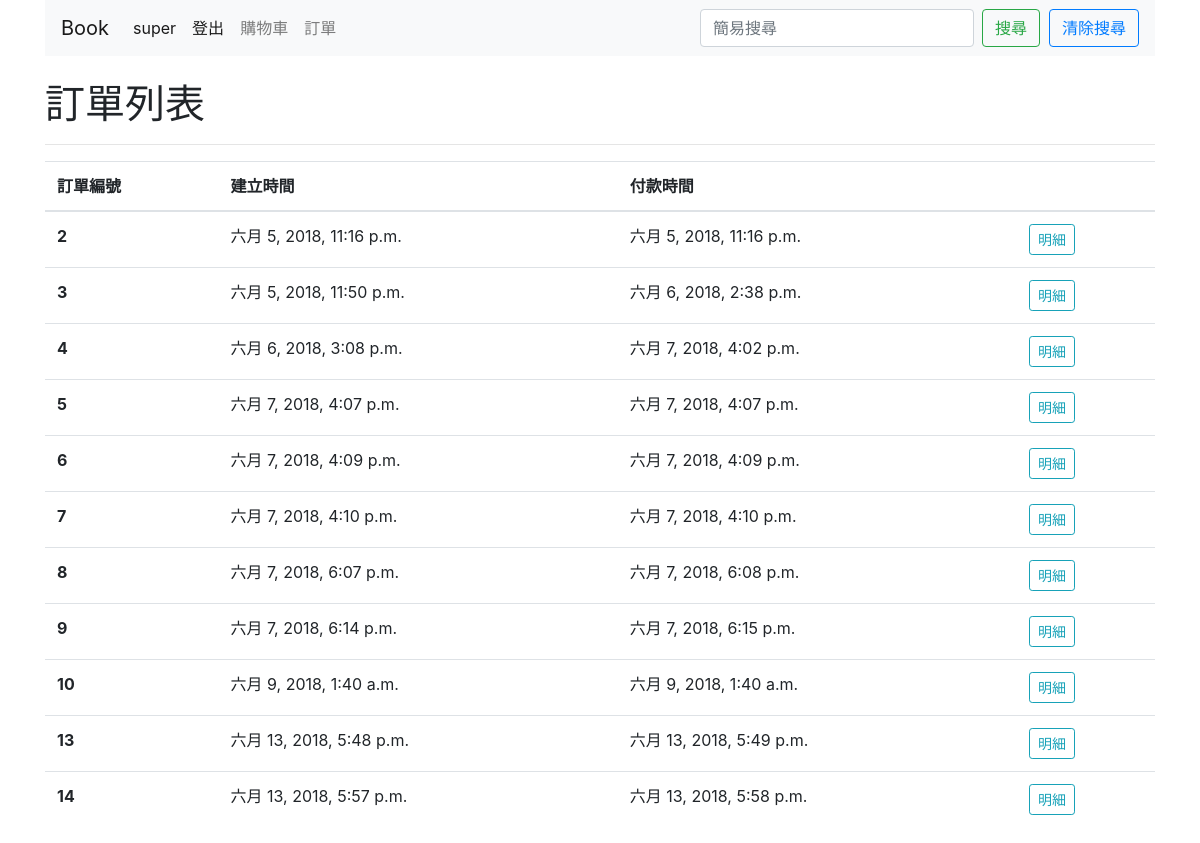
Screenshot of /orders/ (signed in) with the database file from the repository.
### orders/models.py (models this page shows, shortened)
class Order(models.Model):
    buyer = models.ForeignKey(User, on_delete=models.PROTECT, verbose_name='使用者')
    buy_time = models.DateTimeField('建立時間', auto_now_add=True)
    paid_time = models.DateTimeField('購買時間', auto_now_add=True)
    paid = models.BooleanField('付款', default=False)
    ship = models.BooleanField('出貨', default=False)
    class Meta:
        verbose_name = '訂單明細'
        verbose_name_plural = '訂單明細'

### orders/views.py (the view)
# urls.py: path('', views.index, name='index'),
@login_required
def index(request):
    orders = Order.objects.filter(buyer=request.user, paid=True)
    return render(request, 'orders/index.html', {'orders': orders})

### templates/orders/index.html
{% extends 'layout_order.html' %}
{% block body %}
  <div class="row">
    <div class="col">
      <h1>訂單列表</h1>
      <hr>
      <table class="table table-hover">
        <thead>
          <tr>
            <th scope="col">訂單編號</th>
            <th scope="col">建立時間</th>
            <th scope="col">付款時間</th>
            <th scope="col"></th>
          </tr>
        </thead>
        <tbody>
          {% for order in orders %}
            <tr>
              <th scope="row">{{ order.id }}</th>
              <td>{{ order.buy_time }}</td>
              <td>{{ order.paid_time }}</td>
              <td>
                <a href="{% url 'orders:show' order.id %}" class="btn btn-sm btn-outline-info">明細</a>
              </td>
            </tr>
          {% empty %}
            <tr>
              <td colspan="4" class="text-center">沒有任何訂單，<a href="{% url 'books:index' %}">逛一逛</a>吧～</td>
            </tr>
          {% endfor %}
        </tbody>
      </table>
    </div>
  </div>
{% endblock %}

### templates/layout_order.html (shortened to what this page needs)
<!DOCTYPE html>
<html lang="en">
<head>
    {% load bootstrap4 %}
    {% bootstrap_css %}
</head>
<body>
    <div class="container">
	    <div class="row">
		    <div class="col-md-12">
                    <nav class="navbar navbar-expand-lg navbar-light bg-light">
                        <a class="navbar-brand" href="{% url 'books:index' %}">Book</a>
                        <div class="collapse navbar-collapse" id="navbarSupportedContent">
                            <ul class="navbar-nav mr-auto">
                                {% if request.user.is_authenticated %}
                                    <li class="nav-item active">
                                        <a href="{% url 'edit' %}" class="nav-link">{{user}}<span class="sr-only">(current)</span></a>
                                    </li>
                                    <li class="nav-item active">
                                        <a class="nav-link" href="{% url 'logout' %}">登出<span class="sr-only">(current)</span></a>
                                {% else %}
                                    <li class="nav-item active"></li>
                                        <a class="nav-link" href="{% url 'login' %}">登入<span class="sr-only">(current)</span></a>
                                {% endif %}
                                </li>
                                    <li class="nav-item">
                                        <a class="nav-link" href="{% url 'orders:shopcars' %}">購物車</a>
                                    </li>
                                    <li class="nav-item">
                                        <a class="nav-link" href="{% url 'orders:index' %}">訂單</a>
                                </li>
                          </ul>
                          <form class="form-inline my-2 my-lg-0" action="{% url 'books:index' %}">
                            <input class="form-control mr-sm-2" type="search" placeholder="簡易搜尋" aria-label="Search" name='title'>
                            <button class="btn btn-outline-success my-2 my-sm-0" type="submit">搜尋</button>
                          </form>
                          <a class="btn btn-outline-primary" href="{% url 'books:index' %}" role="button">清除搜尋</a>
                        </div>
                    </nav>
                <br>
			    <div class="row">
				    <div class="col-md-12">
                        {% block body %}{% endblock %}
				    </div>
                </div>
            </div>
	    </div>
    </div>
</body>
</html>

### rows the page displays
Order: id "2", buy_time "六月 5, 2018, 11:16 p.m.", paid_time "六月 5, 2018, 11:16 p.m."
Order: id "3", buy_time "六月 5, 2018, 11:50 p.m.", paid_time "六月 6, 2018, 2:38 p.m."
Order: id "4", buy_time "六月 6, 2018, 3:08 p.m.", paid_time "六月 7, 2018, 4:02 p.m."
Order: id "5", buy_time "六月 7, 2018, 4:07 p.m.", paid_time "六月 7, 2018, 4:07 p.m."
Order: id "6", buy_time "六月 7, 2018, 4:09 p.m.", paid_time "六月 7, 2018, 4:09 p.m."
Order: id "7", buy_time "六月 7, 2018, 4:10 p.m.", paid_time "六月 7, 2018, 4:10 p.m."
Order: id "8", buy_time "六月 7, 2018, 6:07 p.m.", paid_time "六月 7, 2018, 6:08 p.m."
Order: id "9", buy_time "六月 7, 2018, 6:14 p.m.", paid_time "六月 7, 2018, 6:15 p.m."
Order: id "10", buy_time "六月 9, 2018, 1:40 a.m.", paid_time "六月 9, 2018, 1:40 a.m."
Order: id "13", buy_time "六月 13, 2018, 5:48 p.m.", paid_time "六月 13, 2018, 5:49 p.m."
Order: id "14", buy_time "六月 13, 2018, 5:57 p.m.", paid_time "六月 13, 2018, 5:58 p.m."

### other values shown
{{ user }} "super"
